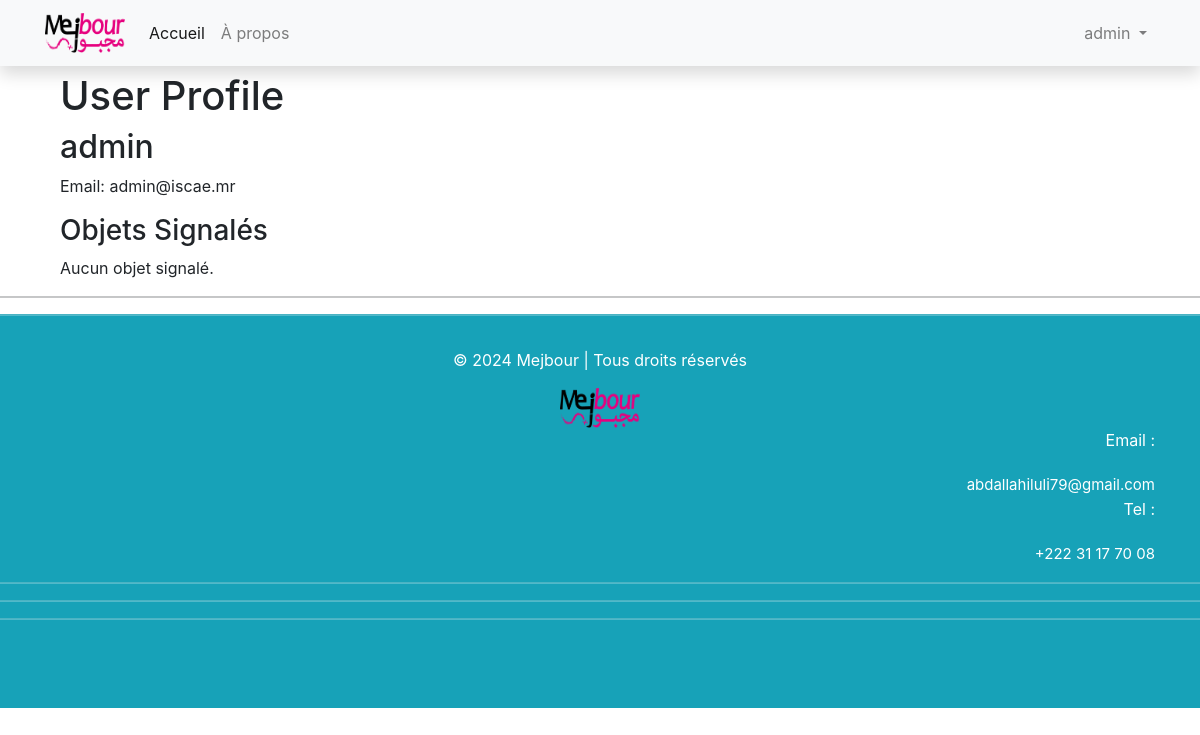
The app's page /profile/ (signed in), older data.
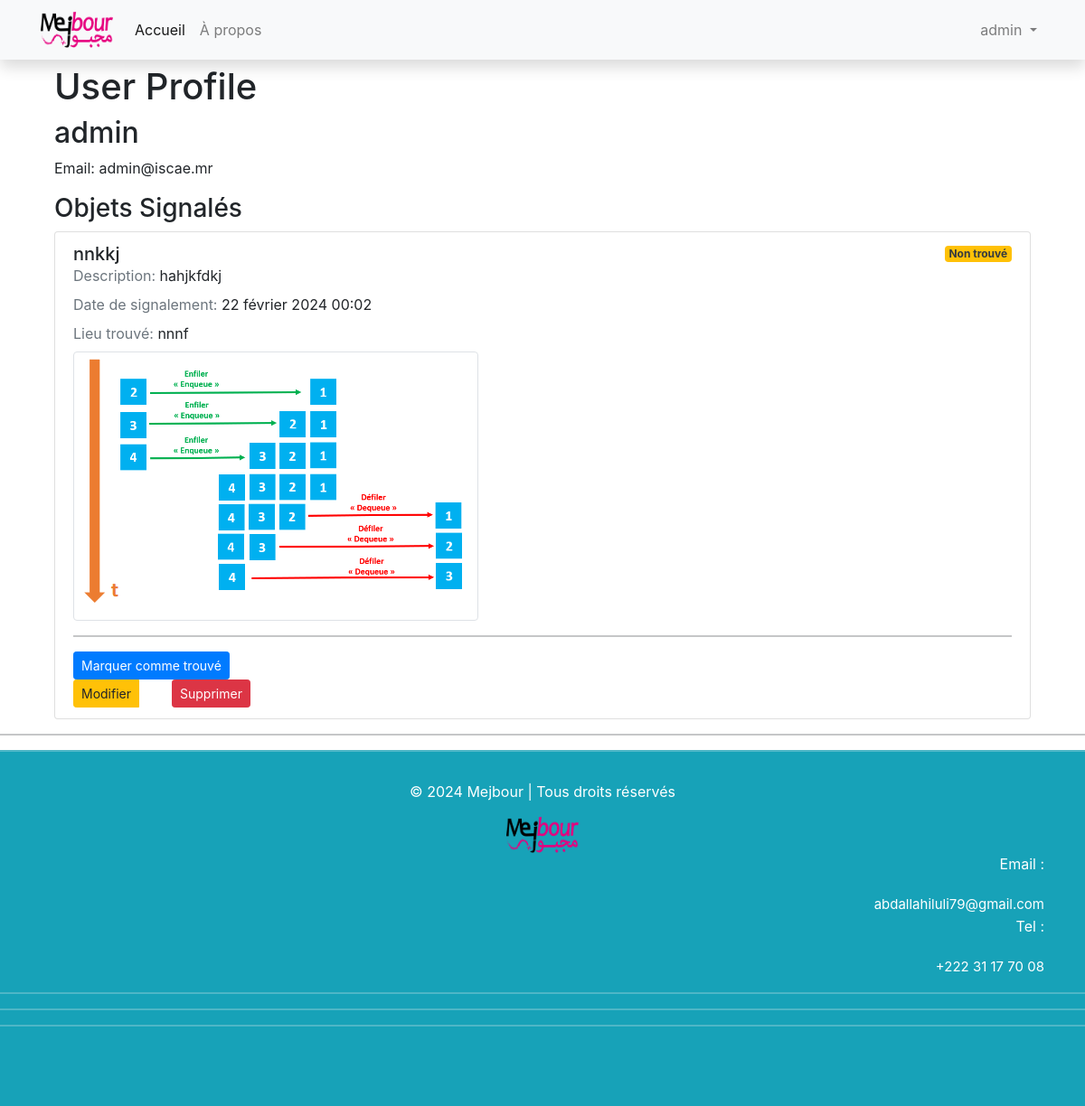
The same page, newer data.
### mejbour/models.py (models this page shows, shortened)
class ObjetPerdu(models.Model):
    nom = models.CharField(max_length=255)
    description = models.TextField()
    date_signalement = models.DateTimeField(auto_now_add=True)
    lieu_trouve = models.CharField(max_length=255)
    nom_visiteur = models.CharField(max_length=100)
    coordonnees = models.CharField(max_length=255)
    image = models.ImageField(upload_to='images/objets_perdus/', null=True, blank=True)
    utilisateur = models.ForeignKey(User, on_delete=models.CASCADE, null=True)  # Associer l'objet perdu à un utilisateur
    objet_trouve = models.BooleanField(default=False)  # Nouveau champ pour indiquer si l'objet est trouvé ou non

### mejbour/views.py (the view)
# urls.py: path('profile/', user_profile, name='user_profile'),
def user_profile(request):
    user = request.user
    objet_perdu = ObjetPerdu.objects.filter(utilisateur=user).order_by('-date_signalement')
    context = {
        'user': user,
        'objets_signales': objet_perdu
    }
    return render(request, 'user_profile.html', context)

### mejbour/templates/mejbour/user_profile.html (shortened to what this page needs)
{% extends 'base.html' %} {% block content %}
<div class="container">
  <div class="mt-5">
    <h1>User Profile</h1>
    <h2>{{ user.username }}</h2>
    <p>Email: {{ user.email }}</p>
    <h3>Objets Signalés</h3>
    {% if objets_signales %}
    <ul class="list-group">
      {% for objet in objets_signales %}
      <li class="list-group-item">
        <div class="d-flex justify-content-between align-items-center">
          <h5 class="mb-0">{{ objet.nom }}</h5>
          {% if objet.objet_trouve %}
          <span class="badge bg-success">Trouvé</span>
          {% else %}
          <span class="badge bg-warning text-dark">Non trouvé</span>
          {% endif %}
        </div>
        <div class="mb-2">
          <span class="text-muted">Description:</span> {{ objet.description }}
        </div>
        <div class="mb-2">
          <span class="text-muted">Date de signalement:</span> {{objet.date_signalement }}
        </div>
        <div class="mb-2">
          <span class="text-muted">Lieu trouvé:</span> {{ objet.lieu_trouve }}
        </div>
        {% if objet.image %}
        <img
          src="{{ objet.image.url }}"
          alt="Photo de l'objet"
          class="img-thumbnail"
        />
        {% endif %}
        <br />
        <hr />
        <form method="post" action="{% url 'marquer_objet_trouve' objet.id %}">
          <button type="submit" class="btn btn-primary btn-sm">
            {% if objet.objet_trouve %} Marquer comme non trouvé {% else %}
            Marquer comme trouvé {% endif %}
          </button>
        </form>
        <div class="btn-group" role="group" aria-label="Actions">
            <a href="{% url 'modifier_objet' objet.id %}" class="btn btn-warning btn-sm">Modifier</a>
          <form
            method="post"
            action="{% url 'supprimer_objet' objet.id %}"
            class="d-inline"
          >
            <button
              class="btn btn-danger btn-sm"
              onclick="confirmerSuppression({{ objet.id }})"
            >
              Supprimer
            </button>
          </form>
        </div>
      </li>
      {% endfor %}
    </ul>
    {% else %}
    <p>Aucun objet signalé.</p>
    {% endif %}
  </div>
</div>
{% endblock %}

Row changes from the older to the newer data that the page shows:
added ObjetPerdu: nom "nnkkj", objet_trouve "Non trouvé", description "hahjkfdkj", date_signalement "22 février 2024 00:02", lieu_trouve "nnnf", image (picture)
Text that changed along with them:
text no longer shown: "Aucun objet signalé."
